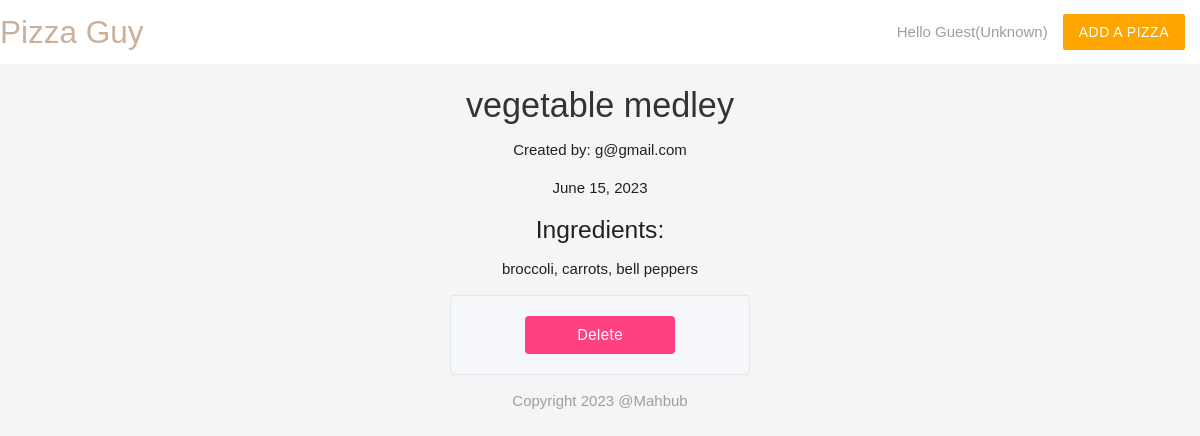
Screenshot of /details.php?id=7 with the database file from the repository.
### tables this page shows
CREATE TABLE `pizzas` (
  `id` int(11) NOT NULL,
  `title` varchar(255) NOT NULL,
  `ingredients` varchar(255) NOT NULL,
  `email` varchar(255) NOT NULL,
  `created_at` timestamp NOT NULL DEFAULT current_timestamp()
);

### details.php (the view, shortened to what this page needs)
<?php
include('./db_connect.php');
if (isset($_GET['id'])) {
    $id = mysqli_real_escape_string($conn, $_GET['id']);
    $sql = "SELECT * FROM pizzas WHERE id = $id";
    $result = mysqli_query($conn, $sql);
    $pizza = mysqli_fetch_assoc($result);
}
?>
<!DOCTYPE html>
<html>
<?php include('./header.php'); ?>
<div class="container center">
    <?php if ($pizza) : ?>
    <h4><?php echo htmlspecialchars($pizza['title']); ?></h4>
    <p>Created by: <?php echo htmlspecialchars($pizza['email']); ?></p>
    <p><?php echo date('F j, Y', strtotime($pizza['created_at'])); ?></p>
    <h5>Ingredients:</h5>
    <p><?php echo htmlspecialchars($pizza['ingredients']); ?></p>
    <form action="details.php" method="POST">
        <input type="submit" name="Delete" value="Delete" class="deletebtn">
    </form>
    <?php else : ?>
    <h5 class="error-heading">No such pizza exists!</h5>
    <?php endif; ?>
</div>
<?php include('./footer.php'); ?>
</html>

### header.php (style rules this page uses)
body { font-family: Arial, Helvetica, sans-serif; }
h4 { text-align: center; color: #333; }
form { background-color: #f5f7fa; padding: 20px; border: 1px solid #e1e8ed; border-radius: 4px; width: 300px; margin: 0 auto; }
form input[type="submit"] { text-align: center; background-color: #ff4081; color: white; padding: 10px 20px; border: none; border-radius: 4px; cursor: pointer; display: block; margin: 0 auto; width: 150px; }
.deletebtn { background-color: #ff0000; padding: 10px 20px; border: none; cursor: pointer; }

### rows the page displays
pizzas: title "vegetable medley", email "g@gmail.com", created_at "June 15, 2023", ingredients "broccoli, carrots, bell peppers"

### other values shown
$name "Guest"
$gender "Unknown"
